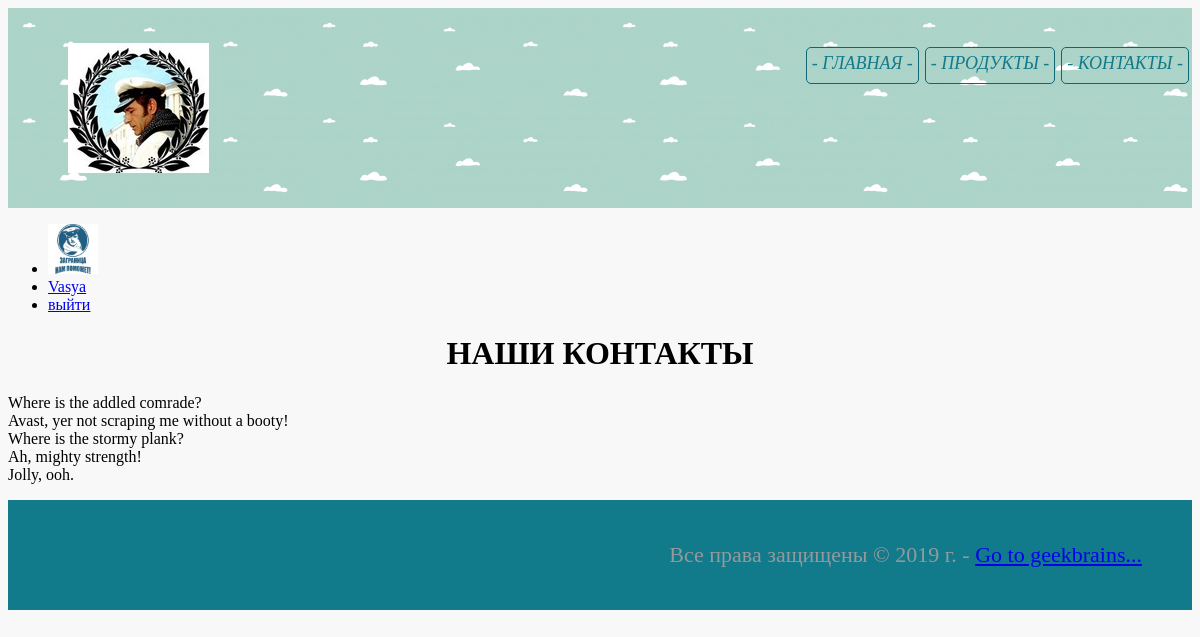
The app's page /contacts/ (signed in) with its own data.
### authapp/models.py (models this page shows, shortened)
class ShopUser(AbstractUser):
    class Meta:
        verbose_name = 'Пользователь'
        verbose_name_plural = 'Пользователи'
    avatar = models.ImageField(upload_to='user_avatars', blank=True)
    age = models.PositiveIntegerField(verbose_name='Возраст', default=18)
    activation_key = models.CharField(max_length=128, blank=True)
    activation_key_expires = models.DateTimeField(default=get_exp())

### mainapp/views.py (the view)
# urls.py: path(r'contacts/', contacts, name='contacts'),
def contacts(request):
    context = {
        'title': 'наши контакты'
    }
    return render(request, 'mainapp/contacts.html', context)

### mainapp/templates/mainapp/contacts.html (shortened to what this page needs)
{% extends 'mainapp/base.html' %}
{% load static %}
{% block content %}
<h1 class="main">{{ title|upper }}</h1>
<p>
    Where is the addled comrade? <br/>
    Avast, yer not scraping me without a booty! <br/>
    Where is the stormy plank? <br/>
    Ah, mighty strength! <br/>
    Jolly, ooh. <br/>
</p>
{% endblock %}

### mainapp/templates/mainapp/base.html (shortened to what this page needs)
<!DOCTYPE html>
{% load static %}
<html lang="en">
<head>
    <link rel="stylesheet" href="{% static 'css/style.css'%}">
</head>
<body>
    {% block header %}
        <div class="header">
            <img class="logo" src="{% static 'img/logo.jpg'%}" alt="Logo">
            {% include 'mainapp/includes/inc_menu.html' %}
        </div>
        <ul>
            {% if user.is_authenticated %}
                {% if user.avatar %}
                    <li>
                        <div class = "user_avatar">
                            {% if "http" in user.avatar %}
                                <img width=50px height="50px" src="{{ user.avatar }}" alt="Аватарка">
                            {% else %}
                                <img width=50px height="50px" src="/media/{{ user.avatar }}" alt="Аватарка">
                            {% endif %}
                        </div>
                    </li>
                {% endif %}
                <li>
                    <a class="userBage" href = "{% url 'auth:edit' %}" >
                        {{ user.first_name|default:'Пользователь' }}
                    </a>
                </li>
            {% endif %}
                <li>
                    {% if user.is_authenticated %}
                        <a class="userBage" href = "{% url 'auth:logout' %}" >выйти</a>
                    {% else %}
                        <a class="userBage" href = "{% url 'auth:login' %}" >войти/зарегистрироваться</a>
                    {% endif %}
                </li>
        </ul>
    {% endblock %}
    {% block content %}{% endblock %}
    {% block footer %}
        <div class="footer">
            <p>
                Все права защищены &copy;&nbsp;2019 г. - <a href="https://geekbrains.ru" target="_blank">Go to geekbrains...</a>
            </p>
        </div>
    {% endblock %}
</body>
</html>

### static/css/style.css (style rules this page uses)
body { background-color: #f8f8f8; }
.logo { float: left; margin: 15px 10px; border: none; outline: none; }
.header { height: 160px; padding-top: 20px; padding-bottom: 20px; padding-left: 50px; background-image: url("/static/img/header_back.png"); }
.main { text-align: center; }
.footer { height: 90px; background-color: #117a8b; padding-top: 20px; padding-right: 50px; text-align: right; }
.footer > p { color: #95999c; font-size: 22px; }

### records on screen
ShopUser: avatar (picture), first_name "Vasya"

### other values on screen
{{ title|upper }} "НАШИ КОНТАКТЫ"
